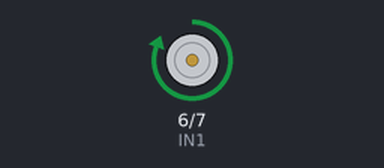
A sketch run on a simulated Arduino Uno, built with avr-gcc and run on an emulated ATmega328P. Parts: motor-driver pin pairs drawn as motors (green arrow = first pin HIGH = forward, orange = second pin HIGH = backward, longer = more drive, scaled by the enable pin).

Above: at 2.5 s.
At 8.0 s:
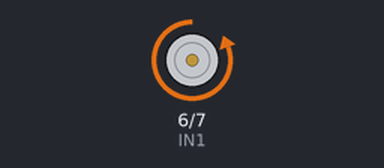
At 15.5 s:
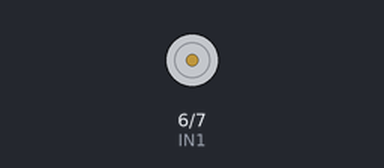
Timing chart, 0 to 26.7 s (numbered marks = the images above):
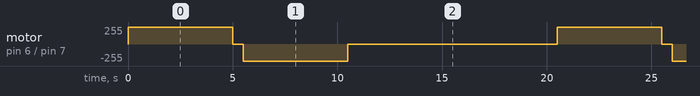

Measured:
- by itself, motor on pin 6 (IN1) / pin 7 (IN2): repeats every 20.5 s: stopped 0.50 s, backward 255/255 5.0 s, stopped 10.0 s, forward 255/255 5.0 s

The sketch:

Race.ino
```cpp
const int IN1 = 6;
const int IN2 = 7;
const int ENA = 11;

void setup() {

  pinMode(IN1, OUTPUT);
  pinMode(IN2, OUTPUT);
  pinMode(ENA, OUTPUT);
  Serial.begin(9600);

}

void forward(){
  digitalWrite(IN1, HIGH);
  digitalWrite(IN2, LOW);
  analogWrite(ENA, 255);
  //Serial.print("forward");
}

void reverse(){
  //Serial.print("reverse ");
  digitalWrite(IN1, LOW);
  digitalWrite(IN2, HIGH);
  analogWrite(ENA, 255);
}

void stop(){
 //Serial.print("stop");
  digitalWrite(IN1, LOW);
  digitalWrite(IN2, LOW);
  analogWrite(ENA, 0);
}

void loop() {
  // put your main code here, to run repeatedly:
    forward();
    delay(5000);
    stop();
    delay(500);
    reverse();
    delay(5000);
    stop();
    delay(10000);
}
```
